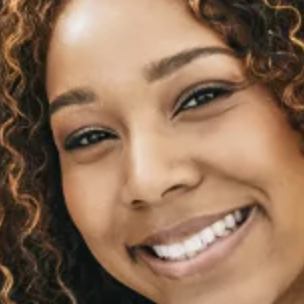
#> input picture People/IMG_6.png, 304 x 304 px, given in place of the camera
$ jupyter execute 'Face Detection.ipynb'   (text cells are left out)
#> lines starting #> are read from the running program, lines starting #| are printed output that depends on the picture; after the words box and inside, x2 and y2 are one past the last pixel; in counts of white or black regions, pixels touching at a corner belong together
[cell 1]
import os
import cv2
import numpy as np

[cell 2]
classifier = cv2.CascadeClassifier('haarcascade_frontalface_default.xml')

cam = cv2.VideoCapture(1)

while True:
    _, img = cam.read()
#> img is the input picture: shape (304, 304, 3); mean B, G, R 87.3, 111.9, 143.8
    img = cv2.flip(img, 1)
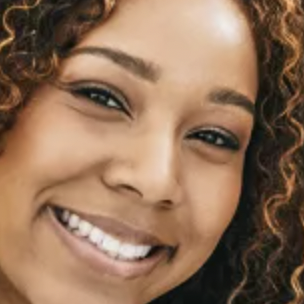
#> img: shape (304, 304, 3); mean B, G, R 87.3, 111.9, 143.8

    try:
        faces = classifier.detectMultiScale(img, 1.1, 5)
#> faces = [[21, 21, 275, 275]]
        for (x,y,w,h) in faces:
            cv2.rectangle(img, (x,y), (x+w, y+h), (0,180,0), 2)
#> this loop made 1 pass
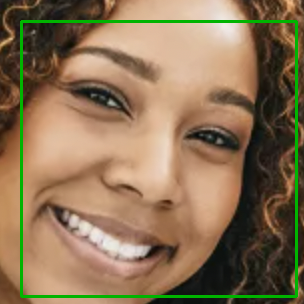
#> img: shape (304, 304, 3); 3.57% of pixels changed, all inside (x1, y1, x2, y2) = (20, 20, 298, 298)
    except:
        pass

    cv2.imshow('Frame', img)

    if cv2.waitKey(1) == 27:
#> (key Esc is pressed here)
        cam.release()
        break

[cell 3]
classifier = cv2.CascadeClassifier('haarcascade_frontalface_default.xml')

cam = cv2.VideoCapture(1)

while True:

    _, img = cam.read()
    img = cv2.flip(img,1)

    faces = classifier.detectMultiScale(img, 1.1, 5)

    for f in faces:                             # Going through Each Face Detected
        if f[-1] == max(faces[:,-1]):           # Finding the Face with Maximum Area
            break
#> this loop made 1 pass

    if (len(faces) >= 1):                       # Drawing Rectange on the Face
        x = f[0]
#> x = 21
        y = f[1]
#> y = 21
        w = f[2]
#> w = 275
        h = f[3]
#> h = 275

    cv2.rectangle(img, (x,y),(x+w,y+h) , (0,180,0), 2)
    face = img[y:y+h, x:x+w]
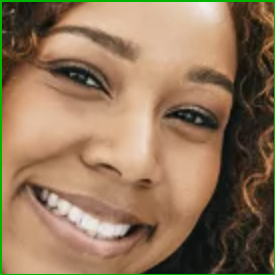
#> face: shape (275, 275, 3); mean B, G, R 89.7, 117.7, 145.4

    face = cv2.resize(face, (256,256))
#> face: shape (256, 256, 3)

    cv2.imshow('Frame'  , img )
    cv2.imshow('Face'   , face)

    if cv2.waitKey(1) == 27:
#> (key Esc is pressed here)
        cam.release()
        break

[cell 4]
classifier = cv2.CascadeClassifier('haarcascade_frontalface_default.xml')

cam = cv2.VideoCapture(1)

while True:

    _, img = cam.read()
    img = cv2.flip(img,1)

    faces = classifier.detectMultiScale(img, 1.1, 5)

    for f in faces:
        if f[-1] == max(faces[:,-1]):
            break

    if (len(faces) >= 1):
        x = f[0]
        y = f[1]
        w = f[2]
        h = f[3]

        face = img[y:y+h, x:x+w]                 # Getting the Face Area from Video Feed
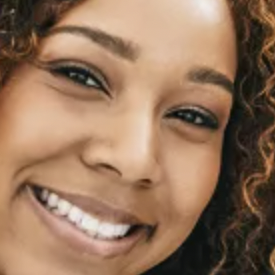
#> face: shape (275, 275, 3); mean B, G, R 91.3, 115.9, 148.2
        face = cv2.blur(face, (32,32))            # Applying Blur on the Face
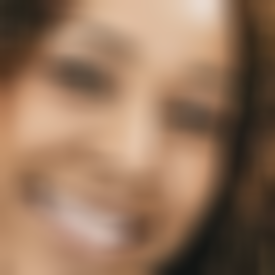
#> face: shape (275, 275, 3); mean B, G, R 91.5, 116.1, 148.5
        img[y:y+h, x:x+w] = face                 # Apply Blured Face on Video Feed
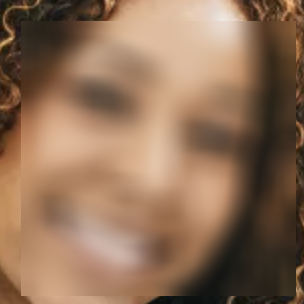
#> img: shape (304, 304, 3); mean B, G, R 87.4, 112.1, 143.9


    cv2.imshow('Frame'  , img )
    cv2.imshow('Face'   , face)

    if cv2.waitKey(1) == 27:
#> (key Esc is pressed here)
        cam.release()
        break

[cell 5]
## Square Black
classifier = cv2.CascadeClassifier('haarcascade_frontalface_default.xml')
cam = cv2.VideoCapture(0)

while True:

    _, img = cam.read()
    img = cv2.flip(img,1)

    faces = classifier.detectMultiScale(img, 1.1, 5)

    for f in faces:
        if f[-1] == max(faces[:,-1]):
            break

    x = f[0]
    y = f[1]
    w = f[2]
    h = f[3]

    face = img[y:y+h, x:x+w]

    black = np.zeros((face.shape), dtype = int)

    img[y:y+h, x:x+w] = black
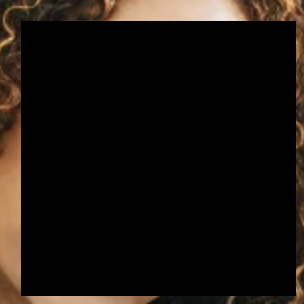
#> img: shape (304, 304, 3); mean B, G, R 12.6, 17, 22.5

    cv2.imshow('Frame'  , img )
    cv2.imshow('Face'   , face)

    if cv2.waitKey(1) == 27:
#> (key Esc is pressed here)
        cam.release()
        break

[cell 6]
## Circle Black

classifier = cv2.CascadeClassifier('haarcascade_frontalface_default.xml')
cam = cv2.VideoCapture(0)

while True:

    _, img = cam.read()
    img = cv2.flip(img,1)

    faces = classifier.detectMultiScale(img, 1.1, 5)

    for f in faces:
        if f[-1] == max(faces[:,-1]):
            break

    x = f[0]
    y = f[1]
    w = f[2]
    h = f[3]

    circle_x = x + int(w/2)
#> circle_x = 158
    circle_y = y + int(h/2)
#> circle_y = 158

    cv2.circle(img, (circle_x, circle_y), int(w/1.7), (110,180,68),-1)
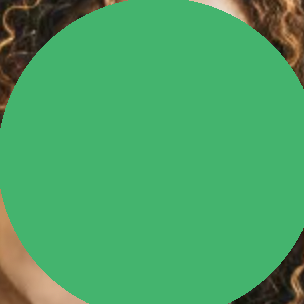
#> img: shape (304, 304, 3); mean B, G, R 101.7, 164.4, 73.4

    cv2.imshow('Frame'  , img )

    if cv2.waitKey(1) == 27:
#> (key Esc is pressed here)
        cam.release()
        break

[cell 7]
img = cv2.imread('group.png')

classifier = cv2.CascadeClassifier('haarcascade_frontalface_default.xml')
faces = classifier.detectMultiScale(img, 1.1, 5)
#> faces = ()

def save(frame, folder_name):
    name_img = len(os.listdir(folder_name)) + 1
    name_img = folder_name + "/IMG_" + str(name_img) + '.png'
    cv2.imwrite(name_img, frame)
    print(name_img ,'is exported')


for (x,y,w,h) in faces:

    face = img[y:y+h, x:x+w]
    cv2.imshow('Face'   , face)


    if cv2.waitKey(0) == 13:         # Save the Image | 13  = Enter Key
        save(face, 'People')

    elif cv2.waitKey(0) == 127:      # Skip the Image | 127 = Delete Key
        pass

$ run again, on People/IMG_7.png
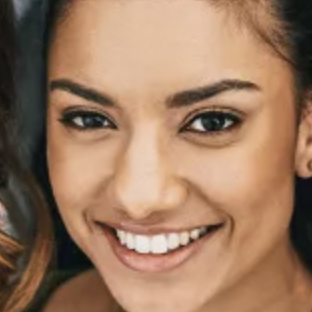
#> input picture People/IMG_7.png, 312 x 312 px, given in place of the camera
#> img is the input picture: shape (312, 312, 3); mean B, G, R 95.9, 121.1, 155.3
#> `faces = classifier.detectMultiScale(img, 1.1, 5)`: faces = [[31, 23, 266, 266]]
#> the loop `for (x,y,w,h) in faces:` made 1 pass
#> after the loop `for (x,y,w,h) in faces:`:
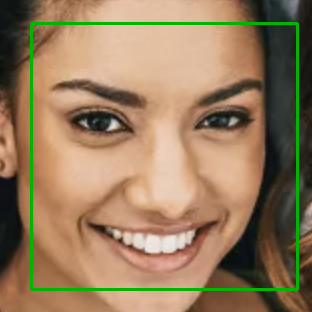
#> img: shape (312, 312, 3); mean B, G, R 93.2, 123.5, 150.7
#> the loop `for f in faces:` made 1 pass
#> `x = f[0]`: x = 31
#> `y = f[1]`: y = 23
#> `w = f[2]`: w = 266
#> circle_x = 164
#> circle_y = 156
#> `cv2.circle(img, (circle_x, circle_y), int(w/1.7), (110,180,68),-1)`:
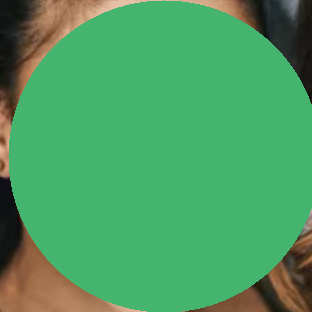
#> img: shape (312, 312, 3); mean B, G, R 98.6, 157.5, 76.1
#> `faces = classifier.detectMultiScale(img, 1.1, 5)`: faces = ()
